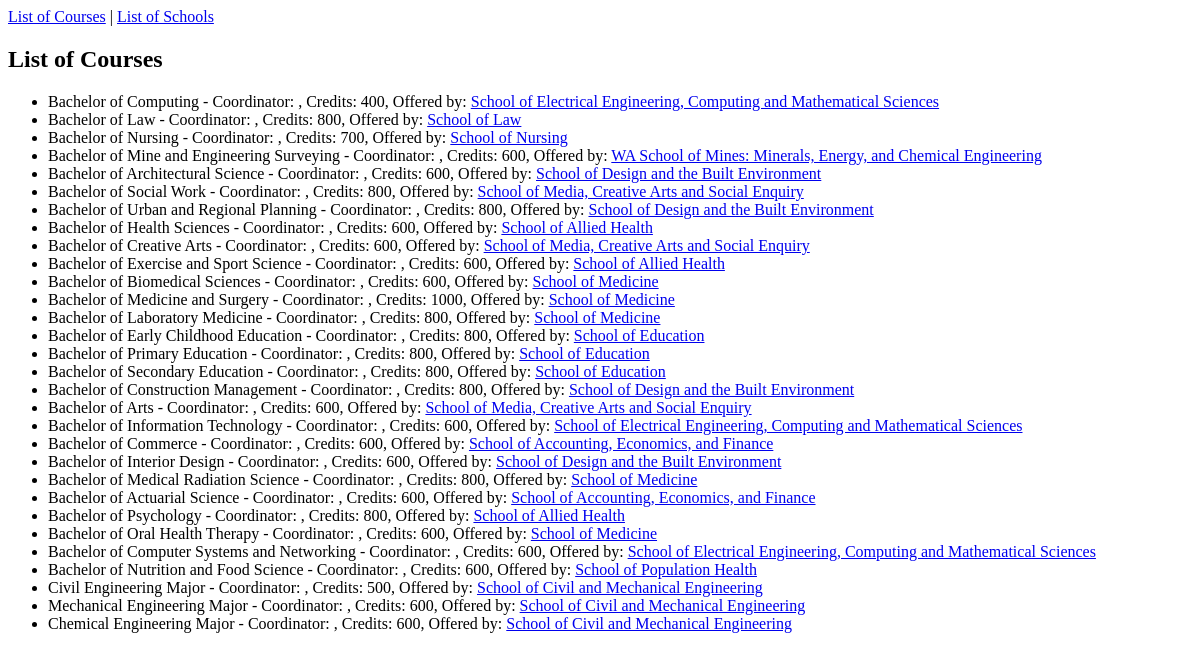
The app's page /courses/, older data.
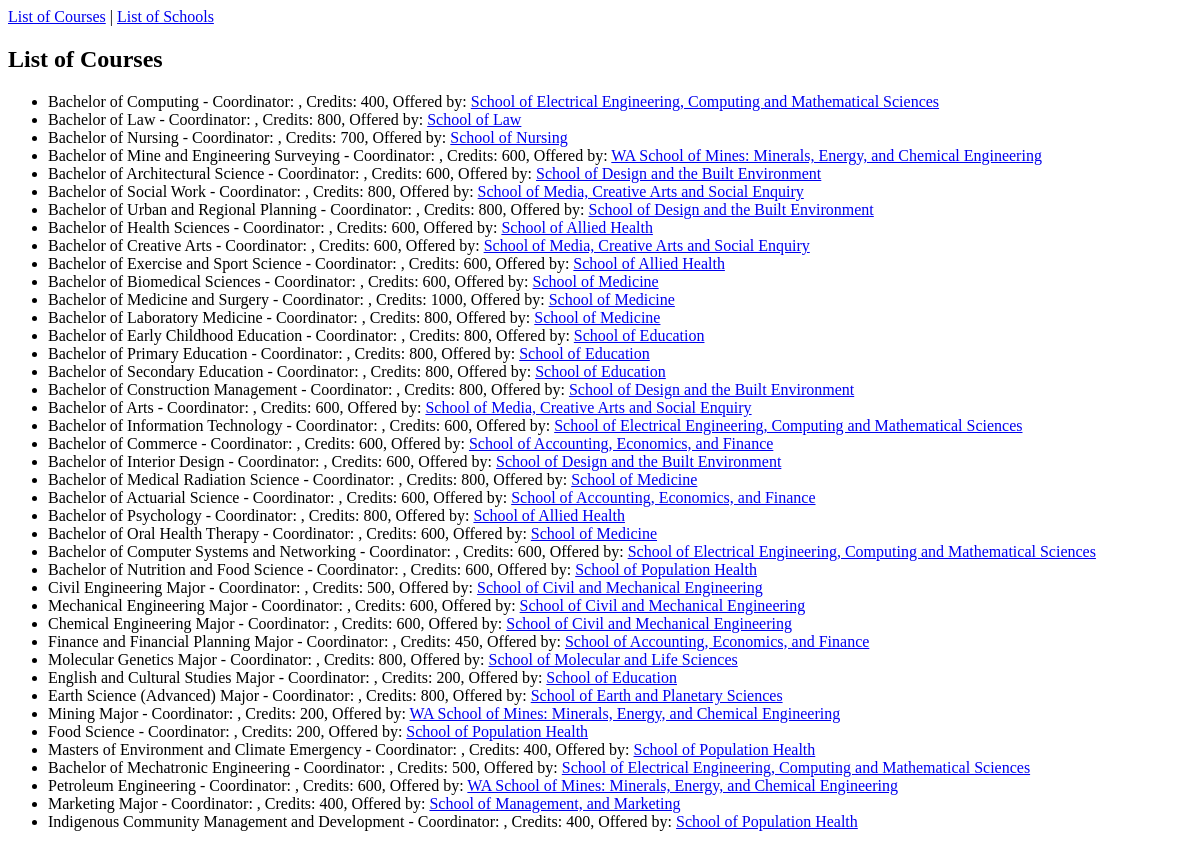
The same page, newer data.
### courses/models.py (models this page shows, shortened)
class Course(models.Model):
    name = models.CharField(max_length=255) # Course name
    credits = models.IntegerField() # Credits for course
    school = models.ForeignKey(School, on_delete=models.CASCADE, related_name='courses') # Link Course to School

class School(models.Model):
    name = models.CharField(max_length=255) # School name
    head = models.CharField(max_length=255) # School head
    location = models.CharField(max_length=255) # School Location

### courses/views.py (the view)
# urls.py: path('courses/', views.course_list, name='course_list'),
def course_list(request):
    courses = Course.objects.all()
    return render(request, 'courses/course_list.html', {'courses' : courses})

### courses/templates/courses/course_list.html
{% extends 'courses/base.html' %}
{% block content %}
    <h2>List of Courses</h2>
    <ul>
        {% for course in courses %}
        <li>
            {{ course.name }} - Coordinator: {{ course.coordinator }}, Credits: {{ course.credits }}, Offered by: <a href="{% url 'school_detail' course.school.id %}">{{ course.school.name }}</a>
        </li>
        {% endfor %}
    </ul>
{% endblock %}

### courses/templates/courses/base.html (shortened to what this page needs)
<!DOCTYPE html>
<html lang="en">
<head>
</head>
<body>
    <nav>
        <a href="{% url 'course_list' %}">List of Courses</a> |
        <a href="{% url 'school_list' %}">List of Schools</a>
    </nav>
    {% block content %}
    {% endblock %}
</body>
</html>

Row changes from the older to the newer data that the page shows:
added Course: name "Finance and Financial Planning Major", credits "450", school.name "School of Accounting, Economics, and Finance"
added Course: name "Molecular Genetics Major", credits "800", school.name "School of Molecular and Life Sciences"
added Course: name "English and Cultural Studies Major", credits "200", school.name "School of Education"
added Course: name "Earth Science (Advanced) Major", credits "800", school.name "School of Earth and Planetary Sciences"
added Course: name "Mining Major", credits "200", school.name "WA School of Mines: Minerals, Energy, and Chemical Engineering"
added Course: name "Food Science", credits "200", school.name "School of Population Health"
added Course: name "Masters of Environment and Climate Emergency", credits "400", school.name "School of Population Health"
added Course: name "Bachelor of Mechatronic Engineering", credits "500", school.name "School of Electrical Engineering, Computing and Mathematical Sciences"
added Course: name "Petroleum Engineering", credits "600", school.name "WA School of Mines: Minerals, Energy, and Chemical Engineering"
added Course: name "Marketing Major", credits "400", school.name "School of Management, and Marketing"
added Course: name "Indigenous Community Management and Development", credits "400", school.name "School of Population Health"
